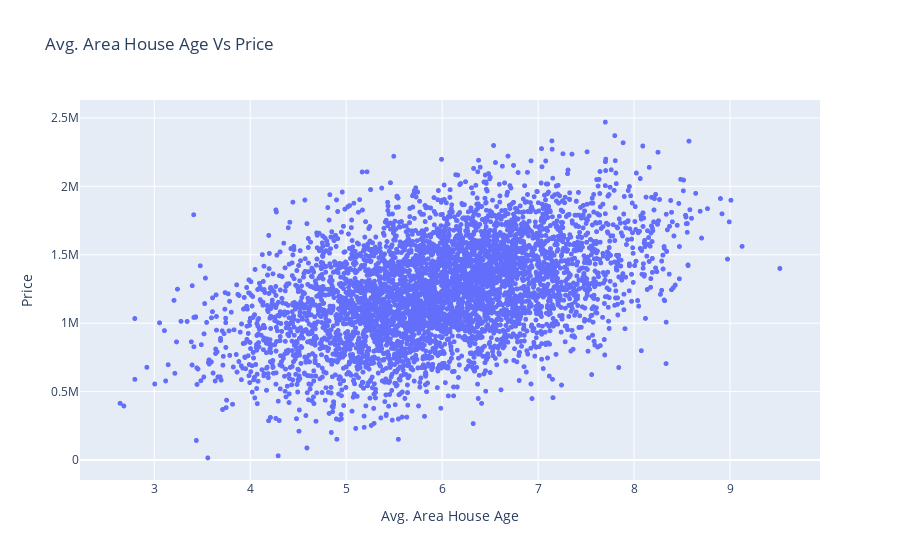

The cell this chart's notebook holds for it:
### Code cell
fig=px.scatter(dataset_df, x='Avg. Area House Age', y='Price', title='Avg. Area House Age Vs Price')
fig.update_traces(marker_size=5)
fig.show()

### Figure 1 — Plotly figure (JSON) as saved in the notebook; plotly's stock layout.template omitted (floating-point values rounded to 4 significant figures; data arrays with more than 128 entries replaced by an {"elided": "..."} marker saying what was removed)
{"data": [{"hovertemplate": "Avg. Area House Age=%{x}<br>Price=%{y}<extra></extra>", "legendgroup": "", "marker": {"color": "#636efa", "size": 5, "symbol": "circle"}, "mode": "markers", "name": "", "showlegend": false, "type": "scattergl", "x": {"elided": "5000 float values"}, "xaxis": "x", "y": {"elided": "5000 float values"}, "yaxis": "y"}], "layout": {"legend": {"tracegroupgap": 0}, "title": {"text": "Avg. Area House Age Vs Price"}, "xaxis": {"anchor": "y", "domain": [0, 1], "title": {"text": "Avg. Area House Age"}}, "yaxis": {"anchor": "x", "domain": [0, 1], "title": {"text": "Price"}}}}
